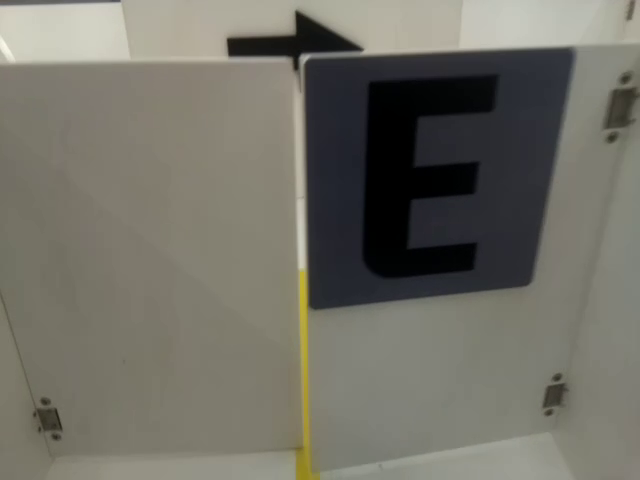
#> input picture frame 10 of Sensor/src/1116/E.mp4, 640 x 480 px, given in place of return_line.h264, which was not available
$ python test_color_HSV.py
#> lines starting #> are read from the running program, lines starting #| are printed output that depends on the picture; pictures that were not available may be replaced by others from this repository, and a replacement may not be noted
import cv2
import numpy as np
from matplotlib import pyplot as plt

if __name__ == "__main__":
    video = cv2.VideoCapture("./Sensor/src/line_test/return_line.h264")
    while True:
        ret, src = video.read()
#> src is the input picture: shape (480, 640, 3); mean B, G, R 102.6, 112.1, 113.8
        if not ret:
            video = cv2.VideoCapture("./Sensor/src/line_test/return_line.h264")
            continue
        origin_image = cv2.resize(src, dsize=(640,480))
        hsv_image = cv2.cvtColor(origin_image, cv2.COLOR_BGR2HSV)
#> hsv_image: shape (480, 640, 3); mean H, S, V 40.9, 36, 115.2

        val_S = 0
        val_V = 100
        array = np.full(hsv_image.shape, (0,val_S,val_V), dtype=np.uint8)

        val_add_image = cv2.add(hsv_image, array)
#> val_add_image: shape (480, 640, 3); mean H, S, V 40.9, 36, 211.7

        print('BGR : \t',origin_image[55,116,:])
#| BGR : 	 [189 202 205]
        print('hsv : \t',hsv_image[55,116,:])
#| hsv : 	 [ 24  20 205]
        print('hsv 밝기(v) 증가 : \t',val_add_image[55,116,:])
#| hsv 밝기(v) 증가 : 	 [ 24  20 255]

        val_add_image = cv2.cvtColor(val_add_image, cv2.COLOR_HSV2BGR)
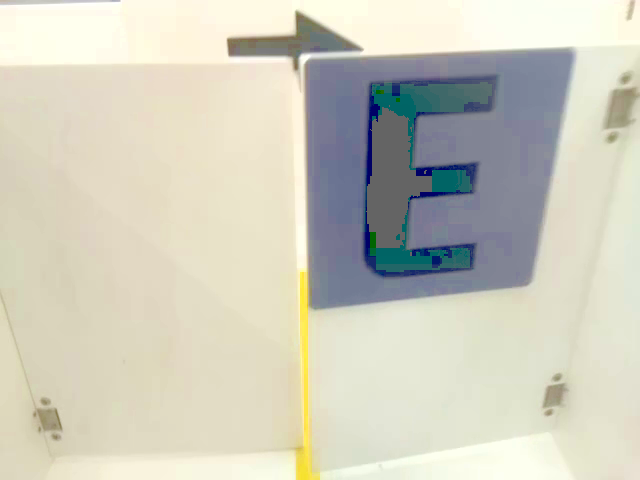
#> val_add_image: shape (480, 640, 3); mean B, G, R 189.5, 204.1, 205.5
        image = np.concatenate((origin_image,val_add_image), axis=1)
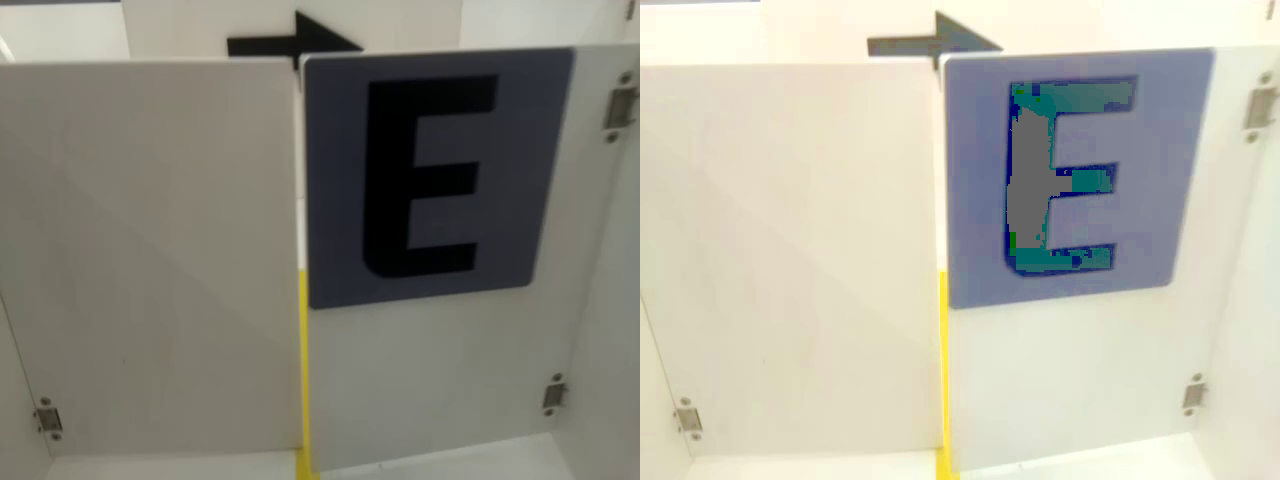
#> image: shape (480, 1280, 3); mean B, G, R 146.1, 158.1, 159.6
        cv2.imshow('result',image)
        key = cv2.waitKey(1)
#> (key Esc is pressed here)
        if key == 27:
            break
    video.release()
    cv2.destroyAllWindows()

$ run again, starting later in the video
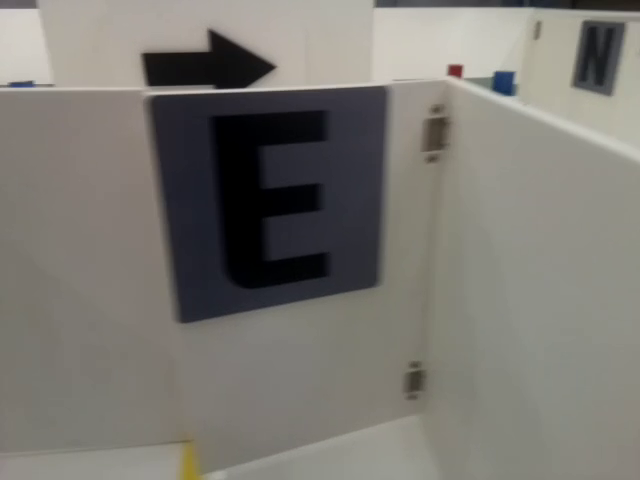
#> input picture frame 49 of Sensor/src/1116/E.mp4, 640 x 480 px, given in place of return_line.h264, which was not available
#> src is the input picture: shape (480, 640, 3); mean B, G, R 114.1, 120, 122.6
#> hsv_image: shape (480, 640, 3); mean H, S, V 38.3, 29.5, 124
#| BGR : 	 [159 170 178]
#| hsv : 	 [ 17  27 178]
#| hsv 밝기(v) 증가 : 	 [ 17  27 255]
#> `val_add_image = cv2.cvtColor(val_add_image, cv2.COLOR_HSV2BGR)`:
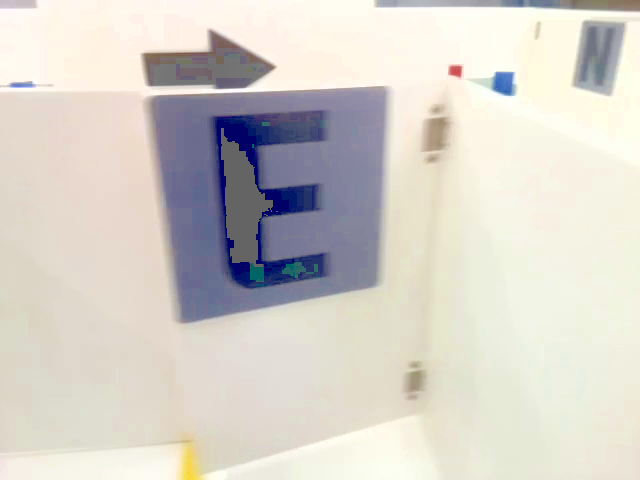
#> val_add_image: shape (480, 640, 3); mean B, G, R 202, 208.9, 213.3
#> `image = np.concatenate((origin_image,val_add_image), axis=1)`:
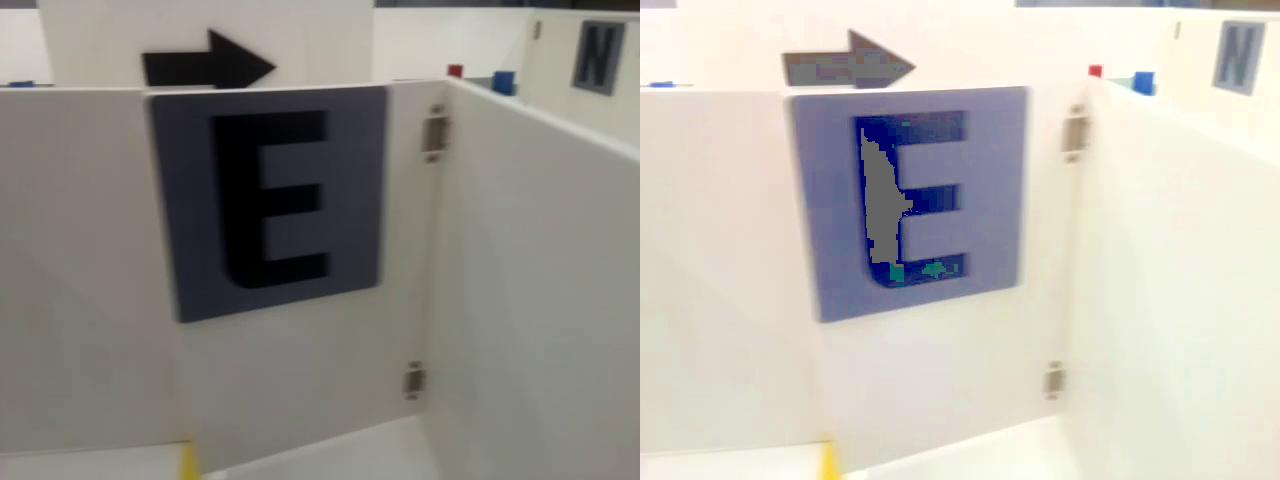
#> image: shape (480, 1280, 3); mean B, G, R 158, 164.5, 168
